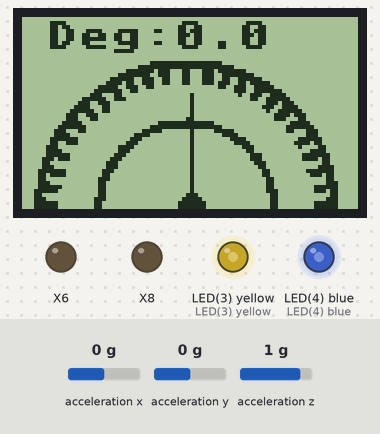
Simulated run of this program. Board: pyboard running MicroPython. Shown: 84×48 one-colour display, output pins drawn as LEDs (lit = HIGH). The inputs (shaded band) are chosen by the test bench; at power-on: acceleration x 0 g, acceleration y 0 g, acceleration z 1 g. Library files of the repository ran but are not shown: PCD8544.py; pins used as bus, display or sensor lines are not drawn.

Above: at 1.2 s.
1.3 s: acceleration x set to -1.4 g
At 2.6 s:
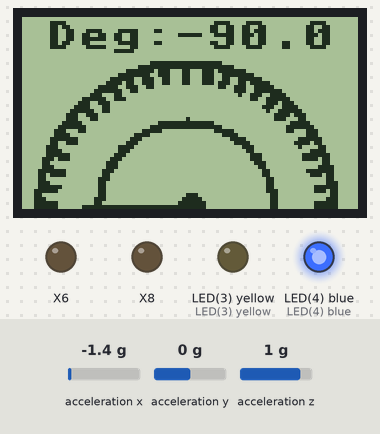
3.3 s: acceleration x set to -0.8 g
At 4.2 s:
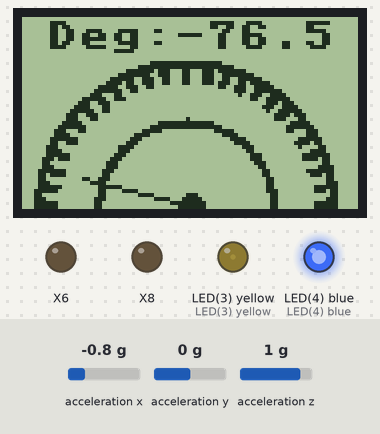
5.1 s: acceleration x set to 0.8 g
At 5.8 s:
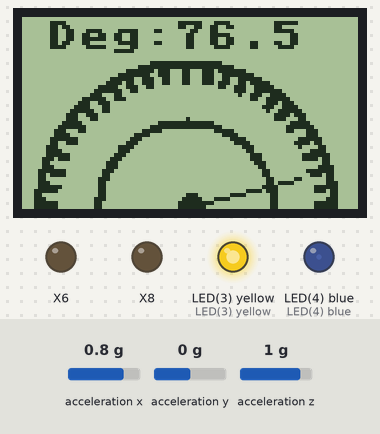
6.9 s: acceleration x set to 1.4 g
At 8.4 s:
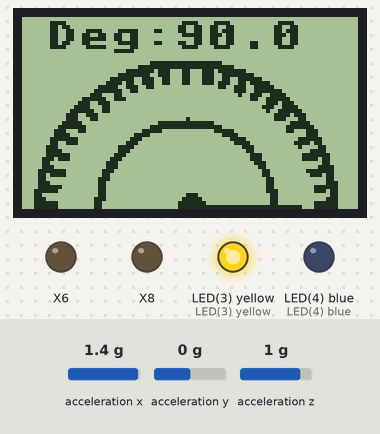
8.7 s: acceleration x set to 0 g
At 10.3 s:
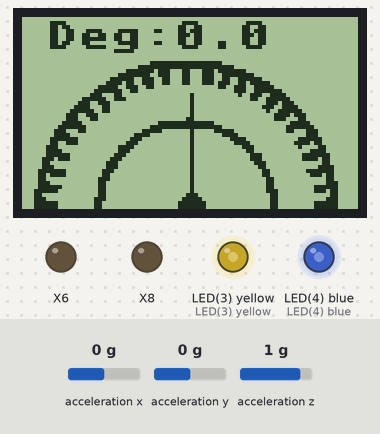
Timing chart, 0 to 11.5 s (numbered marks = the images above; inputs shaded):
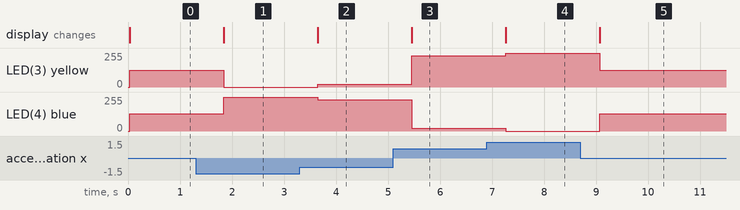

Measured:
- after the input at 1.3 s, LED(3) yellow: 127/255 → 0/255 after 0.54 s; LED(4) blue: 128/255 → 255/255 after 0.54 s; the display: changes after 0.54 s (image 1)
- after the input at 3.3 s, LED(3) yellow: 0/255 → 19/255 after 0.35 s; LED(4) blue: 255/255 → 236/255 after 0.35 s; the display: changes after 0.35 s (image 2)
- after the input at 5.1 s, LED(3) yellow: 19/255 → 235/255 after 0.36 s; LED(4) blue: 236/255 → 20/255 after 0.36 s; the display: changes after 0.36 s (image 3)
- after the input at 6.9 s, LED(3) yellow: 235/255 → 255/255 after 0.36 s; LED(4) blue: 20/255 → 0/255 after 0.36 s; the display: changes after 0.36 s (image 4)
- after the input at 8.7 s, LED(3) yellow: 255/255 → 127/255 after 0.37 s; LED(4) blue: 0/255 → 128/255 after 0.37 s; the display: changes after 0.37 s (image 5)

The program:

main.py
```python
from PCD8544 import PCD8544
from pyb import Accel, LED
from utime import sleep_ms
import framebuf
import math


degrees = 0

led_1 = LED(3)
led_2 = LED(4)

glcd = PCD8544()

glcd.fill(glcd.WHITE)
glcd.show()

accel = Accel()


img = framebuf.FrameBuffer(bytearray(
    b'\x00\x00\x00\x00\x00\x00\x00\x00\x00\x00\x00\x00\x00\x00\x00\x00\x80\x80\xc0\xe0\xe0\x70\x30\xf8\xf8\x98\x1c\x7c\xfc\xee\x06\x1e'
    b'\x7e\x7e\x06\x06\x06\x7e\x7e\x06\x06\x06\x7e\x7e\x7e\x06\xce\xfc\x7c\x1c\x98\xf8\xf8\x30\x70\xe0\xe0\xc0\xc0\x80\x00\x00\x00\x00'
    b'\x00\x00\x00\x00\x00\x00\x00\x00\x00\x00\x00\x00\x00\x00\x00\x00\x00\x00\x00\x00\xc0\xe0\xf0\x38\x3c\x7c\xe6\xc7\x0f\x3d\x39\x01'
    b'\x07\x07\x04\x00\x01\x01\x00\x00\x00\x00\x00\x00\x00\x00\x00\x00\x00\x00\x80\x00\x00\x00\x00\x00\x00\x00\x00\x00\x00\x00\x01\x03'
    b'\x01\x00\x06\x07\x03\x11\x3d\x1f\xcf\xe7\xfe\x7c\x38\x70\xe0\xc0\x00\x00\x00\x00\x00\x00\x00\x00\x00\x00\x00\xc0\xf0\xfc\x9e\x1f'
    b'\x3b\x33\x33\x07\x06\x00\x00\x00\x00\x00\x00\x00\x00\xc0\xc0\xe0\x70\x38\x18\x0c\x0c\x06\x06\x07\x03\x03\x03\x03\x03\x03\x03\x03'
    b'\x03\x03\x03\x03\x03\x06\x06\x0c\x0c\x1c\x38\x30\x70\xe0\xc0\x00\x00\x00\x00\x00\x00\x00\x00\x06\x07\x23\x73\x33\x3f\x9e\xbc\xf0'
    b'\xc0\x00\x00\x00\x00\xf0\xfe\x9f\x3b\x31\x33\x33\x03\x00\x00\x00\x00\x00\x00\x00\xc0\xf0\x7c\x1e\x0f\x03\x01\x00\x00\x00\x00\x00'
    b'\x00\x00\x00\x00\x00\x00\x00\x00\x00\x00\x00\x00\x00\x00\x00\x00\x00\x00\x00\x00\x00\x00\x00\x00\x00\x00\x03\x07\x0f\x3c\xf0\xc0'
    b'\x00\x00\x00\x00\x00\x00\x00\x03\x13\x33\x33\x39\x1f\xff\xf8\x80\xfe\xff\x3b\x33\x33\x33\x01\x00\x00\x00\x00\x00\x00\x00\x00\xf8'
    b'\xff\x8f\x00\x00\x00\x00\x00\x00\x00\x00\x00\x00\x00\x00\x00\x00\x00\x00\x00\x00\x00\x00\x00\x00\x00\x00\x00\x00\x00\x00\x00\x00'
    b'\x00\x00\x00\x00\x00\x00\x00\x00\x00\x00\x03\xff\xfe\x00\x00\x00\x00\x00\x00\x00\x00\x00\x33\x33\x33\x39\xff\xff\x07\x0f\x0f\x03'
    b'\x03\x03\x00\x00\x00\x00\x00\x00\x00\x00\x00\x01\x0f\x0f\x00\x00\x00\x00\x00\x00\x00\x00\x00\x00\x00\x00\x00\x00\x00\x00\x00\x00'
    b'\x00\x00\x00\x00\x00\x00\x00\x00\x00\x00\x00\x00\x00\x00\x00\x00\x00\x00\x00\x00\x00\x00\x0e\x0f\x03\x00\x00\x00\x00\x00\x00\x00'
    b'\x00\x00\x03\x03\x03\x03\x0f\x0f'),
    76, 48, framebuf.MONO_VLSB)


def show_value(value):
    glcd.text("Deg:" + str("%3.1f" %value), 6, 1, glcd.BLACK)
    glcd.line(42, 47, (42 + int(28 * math.sin(value * 0.0175))), int(47 - (28 * math.cos(value * 0.0175))),  glcd.BLACK)


def map_value(v, x_min, x_max, y_min, y_max):
    return (y_min + (((y_max - y_min) / (x_max - x_min)) * (v - x_min)))


def constrain(value, min_value, max_value):
    if(value > max_value):
        return max_value

    elif(value < min_value):
        return min_value

    else:
        return value


while(True):
    acc_x, acc_y, acc_z = accel.filtered_xyz()
    degrees = constrain(acc_x, -80, 80)
    degrees = map_value(degrees, -80, 80, -90, 90)
    glcd.fill(glcd.WHITE)
    glcd.blit(img, 3, 10)
    glcd.ellipse(42, 47, 3, 3, glcd.BLACK, True)
    show_value(degrees)
    i = int(map_value(degrees, -90, 90, 0, 255))
    led_1.intensity(i)
    led_2.intensity(255 - i)
    glcd.show()
    sleep_ms(600)
```
